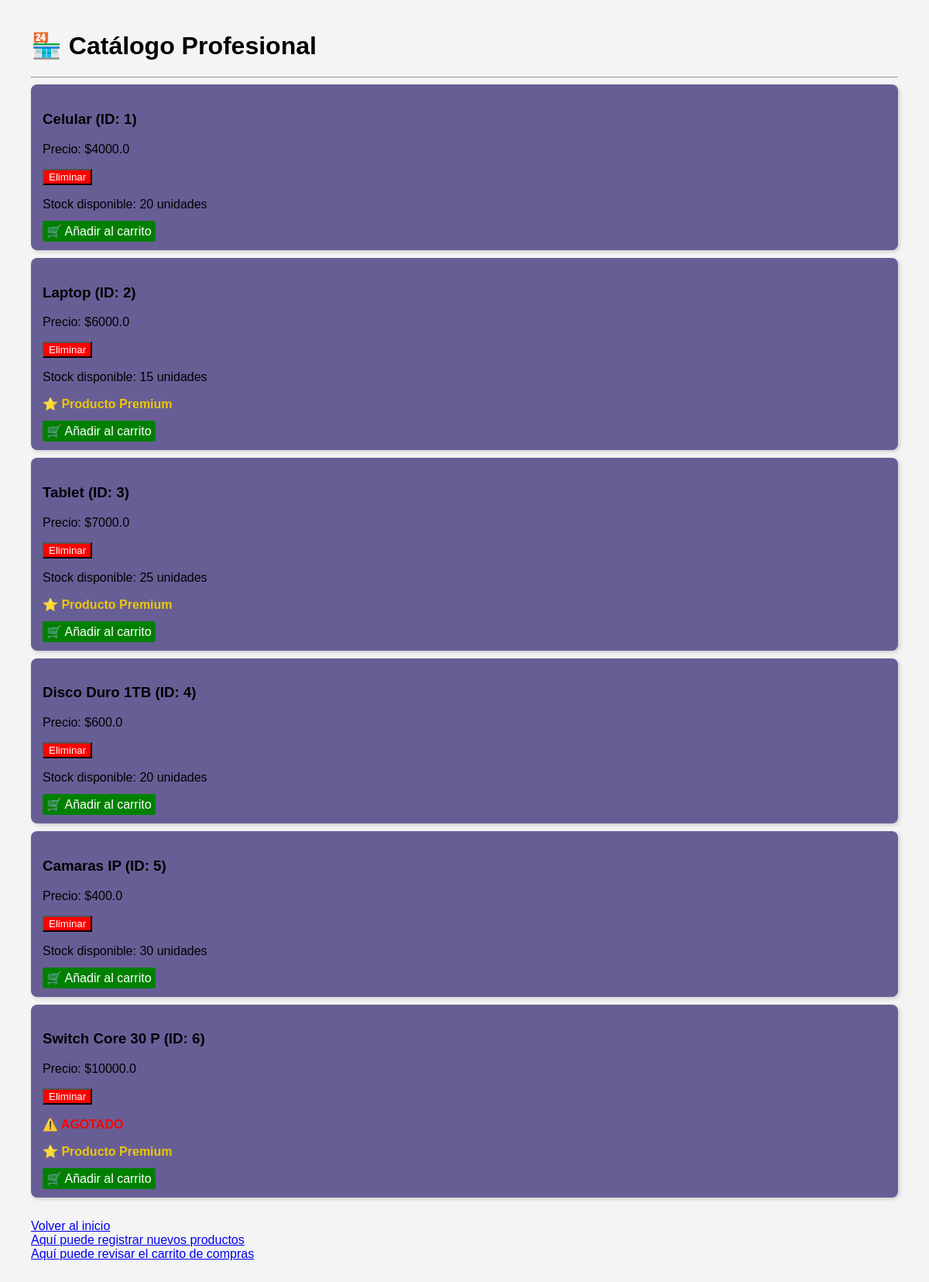
The app's page /productos, older data.
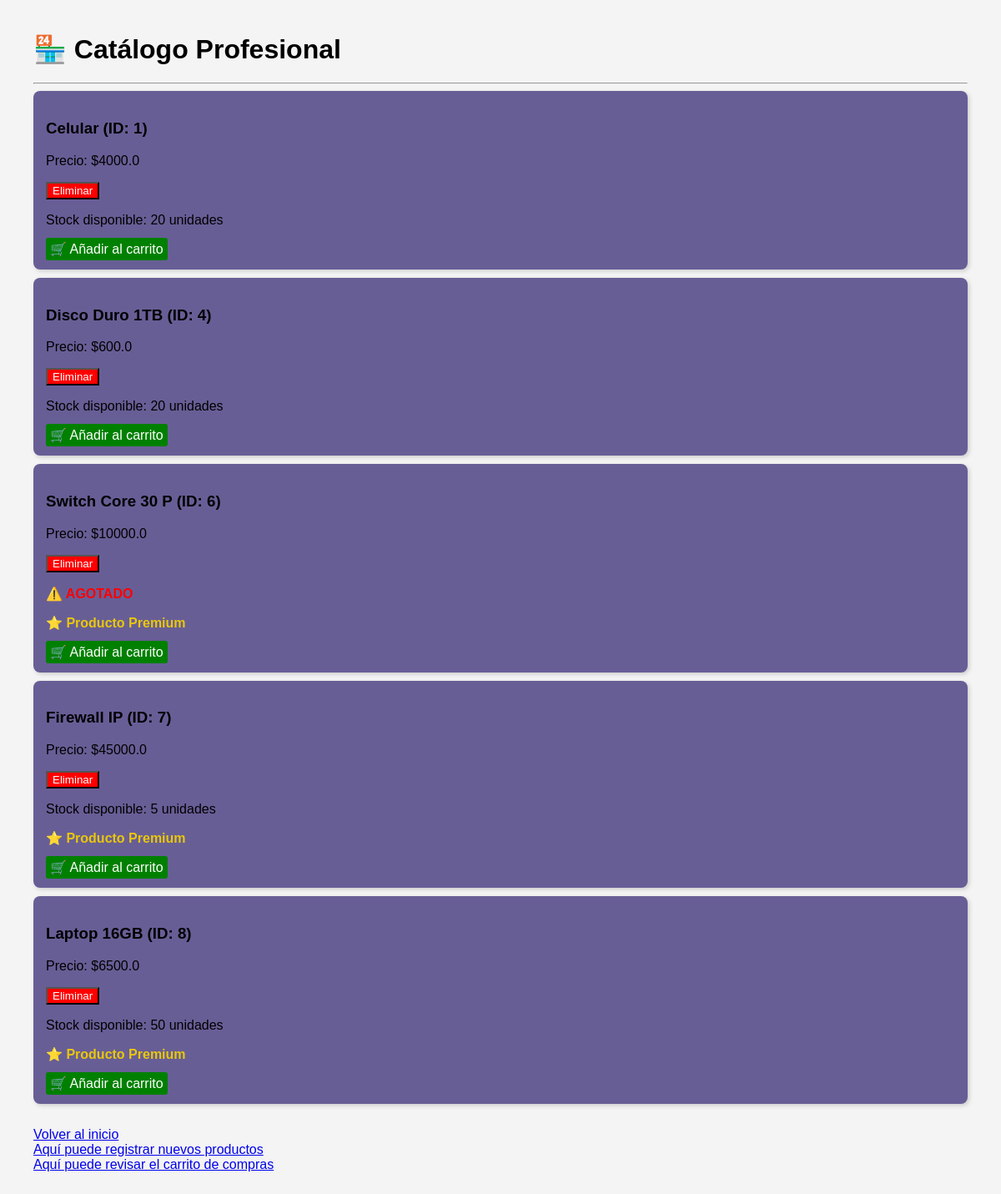
The same page, newer data.
### tables this page shows
CREATE TABLE productos (
        id INTEGER PRIMARY KEY AUTOINCREMENT,
        nombre TEXT NOT NULL,
        precio REAL NOT NULL,
        stock INTEGER NOT NULL
    );

### app.py (the view)
@app.route('/productos')
def lista_productos():
    datos = obtener_datos() # La función que ya tenías de SQLite
    return render_template('index.html', productos=datos)

### app.py (called while the page is built)
def obtener_datos():
    conexion = sqlite3.connect("tienda.db")
    cursor = conexion.cursor()
    cursor.execute("SELECT * FROM productos")
    productos = cursor.fetchall()
    conexion.close()
    return productos

### templates/index.html (shortened to what this page needs)
<!DOCTYPE html>
<html>
<head>
</head>
<body>
    <h1>🏪 Catálogo Profesional</h1>
    <hr>
    {% for p in productos %}
    <div class="producto-card">
        <h3>{{ p[1] }} (ID: {{ p[0] }})</h3>
        <p>Precio: ${{ p[2] }}</p>
        <form action="/borrar/{{ p[0] }}" method="GET" style="display:inline;">
            <button type="submit"
            onclick="return confirm('¿Eliminar?')"
            style="background-color: red; color: white; cursor: pointer;">
            Eliminar
            </button>
        </form>
        {% if p[3] == 0 %}
            <p class="stock-bajo">⚠️ AGOTADO</p>
        {% else %}
            <p>Stock disponible: {{ p[3] }} unidades</p>
        {% endif %}
        {% if p[2] >= 6000 %}
            <p class= "producto-premium">⭐ Producto Premium</p>
        {% endif %}
    <a href="/agregar_carrito/{{ p[0] }}"
       style="background-color: green; color: white; padding: 5px; text-decoration: none; border-radius: 3px;">
       🛒 Añadir al carrito
    </a>
    </div>
    {% endfor %}
    </ul><br><a href='/'>Volver al inicio</a>
    </ul><br><a href='nuevo'>Aquí puede registrar nuevos productos</a>
    </ul><br><a href='carrito'>Aquí puede revisar el carrito de compras</a>
</body>
</html>

### templates/index.html (style rules this page uses)
body { font-family: Arial; margin: 40px; background-color: #f4f4f4; }
.producto-card { background: rgb(104, 94, 150); padding: 15px; border-radius: 8px; margin-bottom: 10px; box-shadow: 2px 2px 5px #ccc; }
.stock-bajo { color: red; font-weight: bold; }
.producto-premium { color: #e9c70a; font-weight: bold; }

Row changes from the older to the newer data that the page shows:
removed productos: nombre "Laptop", id "2", precio "6000.0", stock "15", shows "⭐ Producto Premium"
removed productos: nombre "Tablet", id "3", precio "7000.0", stock "25", shows "⭐ Producto Premium"
removed productos: nombre "Camaras IP", id "5", precio "400.0", stock "30"
added productos: nombre "Firewall IP", id "7", precio "45000.0", stock "5", shows "⭐ Producto Premium"
added productos: nombre "Laptop 16GB", id "8", precio "6500.0", stock "50", shows "⭐ Producto Premium"
